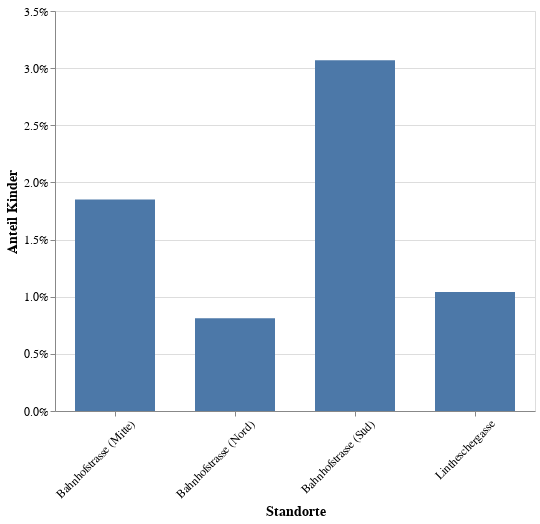

Notebook cell for this chart:
### Code cell
import altair as alt

bar_width = 80
bar_spacing = 0.5 * bar_width
chart = alt.Chart(pivot).mark_bar(size=bar_width).encode(
    x=alt.X('Standorte').axis(
        labelAngle=-45,
        labelOffset=14,
    ), 
    y=alt.Y('Anteil Kinder:Q').axis(
        format='.1%',
        tickCount=7,
    ),
    tooltip=[
        alt.Tooltip('Anteil Kinder', format='.1%'),
        alt.Tooltip('Anzahl Kinder', format='i'),
        alt.Tooltip('Anzahl Erwachsene', format='i'),
        alt.Tooltip('Total', format='i'),
    ],
).properties(
    width={"step": bar_width + bar_spacing},
    height=400
).configure_axis(
    titleFontSize=14, 
    titleFontWeight="bold",
    labelFontSize=12,
    labelFontWeight="normal",
    labelAngle=0,
).configure_tooltipFormat(

)
chart

### Figure 1 — Vega-Lite specification as saved in the notebook (floating-point values rounded to 4 significant figures)
{"config": {"view": {"continuousWidth": 300, "continuousHeight": 300}, "axis": {"labelAngle": 0, "labelFontSize": 12, "labelFontWeight": "normal", "titleFontSize": 14, "titleFontWeight": "bold"}, "tooltipFormat": {}}, "data": {"name": "data-ba7decc5d3b254005301159cf232380b"}, "mark": {"type": "bar", "size": 80}, "encoding": {"tooltip": [{"field": "Anteil Kinder", "format": ".1%", "type": "quantitative"}, {"field": "Anzahl Kinder", "format": "i", "type": "quantitative"}, {"field": "Anzahl Erwachsene", "format": "i", "type": "quantitative"}, {"field": "Total", "format": "i", "type": "quantitative"}], "x": {"axis": {"labelAngle": -45, "labelOffset": 14}, "field": "Standorte", "type": "nominal"}, "y": {"axis": {"format": ".1%", "tickCount": 7}, "field": "Anteil Kinder", "type": "quantitative"}}, "height": 400, "width": {"step": 120.0}, "$schema": "https://vega.github.io/schema/vega-lite/v5.20.1.json", "datasets": {"data-ba7decc5d3b254005301159cf232380b": [{"Standorte": "Bahnhofstrasse (Mitte)", "Anzahl Erwachsene": 1139624, "Anzahl Kinder": 21499, "Total": 1161123, "Anteil Kinder": 0.01852}, {"Standorte": "Bahnhofstrasse (Nord)", "Anzahl Erwachsene": 894808, "Anzahl Kinder": 7313, "Total": 902121, "Anteil Kinder": 0.008106}, {"Standorte": "Bahnhofstrasse (Süd)", "Anzahl Erwachsene": 691749, "Anzahl Kinder": 21901, "Total": 713650, "Anteil Kinder": 0.03069}, {"Standorte": "Lintheschergasse", "Anzahl Erwachsene": 326362, "Anzahl Kinder": 3436, "Total": 329798, "Anteil Kinder": 0.01042}]}}
